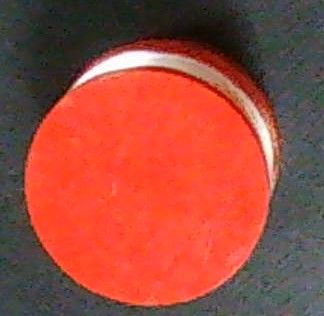
#> input picture AI machine learning/dataset/object1/WIN_20260624_09_33_06_Pro.jpg, 324 x 316 px, found by its file name; its folder holds only this picture in this run
$ python extract_features.py
#> lines starting #> are read from the running program, lines starting #| are printed output that depends on the picture
import os
import cv2
import numpy as np
from sklearn.model_selection import train_test_split

# Define paths
DATASET_PATH = "C:/Mohamed Mostfa/AI/dataset"
CATEGORIES = ["object1", "object2"]
IMG_SIZE = (64, 128)  # HOG works incredibly well with 1:2 aspect ratios (like 64x128)

def extract_hog_features(img):
    """Extracts Histogram of Oriented Gradients (HOG) features from an image."""
    # Convert to grayscale
    gray = cv2.cvtColor(img, cv2.COLOR_BGR2GRAY)
    # Resize image
    gray_resized = cv2.resize(gray, IMG_SIZE)

    # Initialize HOG descriptor
    hog = cv2.HOGDescriptor(_winSize=(64, 128),
                            _blockSize=(16, 16),
                            _blockStride=(8, 8),
                            _cellSize=(8, 8),
                            _nbins=9)

    # Compute HOG features
    hog_features = hog.compute(gray_resized)
    return hog_features.flatten()

if __name__ == "__main__":
    data = []
    labels = []

    print("Extracting features from dataset...")
    for label_idx, category in enumerate(CATEGORIES):
        dir_path = os.path.join(DATASET_PATH, category)
        if not os.path.exists(dir_path):
            print(f"Warning: Path not found {dir_path}")
            continue

        for img_name in os.listdir(dir_path):
            img_path = os.path.join(dir_path, img_name)
            img = cv2.imread(img_path)
#> img is the input picture: shape (316, 324, 3); mean B, G, R 61.5, 74.5, 157

            if img is None:
                continue  # Skip corrupt files

            try:
                features = extract_hog_features(img)
#> in extract_hog_features, `gray = cv2.cvtColor(img, cv2.COLOR_BGR2GRAY)`:
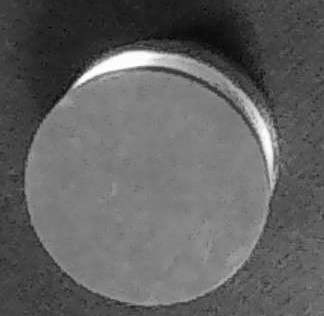
#> gray: shape (316, 324); min 6, max 255, mean 97.7
#> in extract_hog_features, `gray_resized = cv2.resize(gray, IMG_SIZE)`:
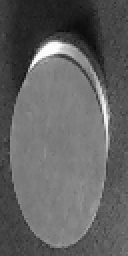
#> gray_resized: shape (128, 64) (shown 2 times larger); min 11, max 253, mean 97.6
#> in extract_hog_features, `hog_features = hog.compute(gray_resized)`: hog_features = 3780 values, max 0.406 at index 622, min 0.0018 at index 2847, mean 0.141
#> features has the same summary as hog_features in extract_hog_features
                data.append(features)
                labels.append(label_idx)
            except Exception as e:
                print(f"Error processing {img_name}: {e}")
#> pass 2 of the loop `for label_idx, category in enumerate(CATEGORIES):`:
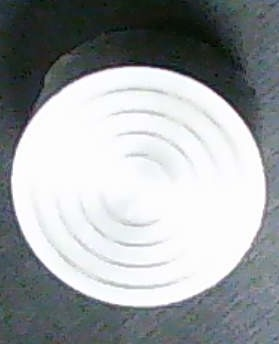
#> input picture AI machine learning/dataset/object2/WIN_20260624_10_48_41_Pro (2).jpg, 279 x 344 px, found by its file name
#> img is the input picture: shape (344, 279, 3); mean B, G, R 164.6, 162.5, 158.1
#> gray: shape (344, 279)
#> in extract_hog_features (call 2), `gray_resized = cv2.resize(gray, IMG_SIZE)`:
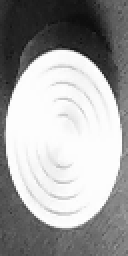
#> gray_resized: shape (128, 64) (shown 2 times larger); min 9, max 255, mean 161.4
#> hog_features = 3780 values, max 0.632 at index 3033, min 0 at index 237, mean 0.121
#> features has the same summary as hog_features in extract_hog_features

    X = np.array(data)
    y = np.array(labels)

    # 80% Training, 20% Testing split
#> (the run stopped early here; a loop or call above may not have finished)
